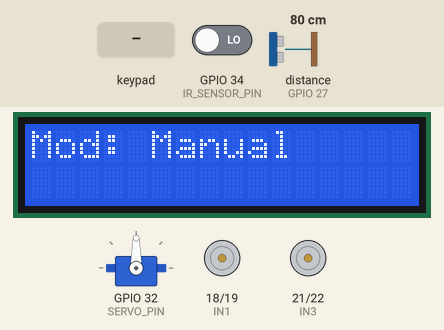
This sketch was run on a simulated ESP32. On the bench: servo, 16×2 character LCD, motor-driver pin pairs drawn as motors (green arrow = first pin HIGH = forward, orange = second pin HIGH = backward, longer = more drive). The test bench sets the inputs (shaded band); at power-on: GPIO 34 (IR_SENSOR_PIN) LOW, distance to the obstacle (sensor on GPIO 27) 80 cm. The echo pulse lasts 58.3 µs per cm; what the sketch prints to the serial monitor is not drawn.

Above: at 1.2 s.
1.3 s: key 'T' pressed
At 2.7 s:
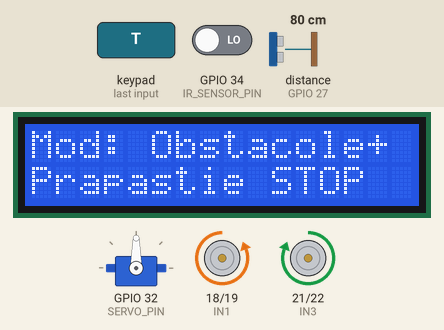
3.5 s: GPIO 34 (IR_SENSOR_PIN) driven HIGH
At 5.8 s:
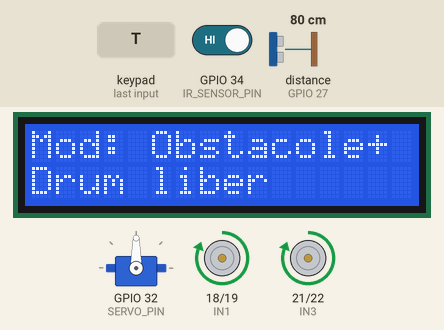
6.5 s: distance to the obstacle (sensor on GPIO 27) set to 22 cm
8.0 s: distance to the obstacle (sensor on GPIO 27) set to 18 cm
At 9.8 s:
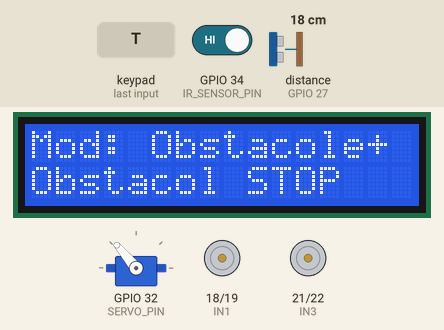
10.1 s: key 'X' pressed
At 10.5 s:
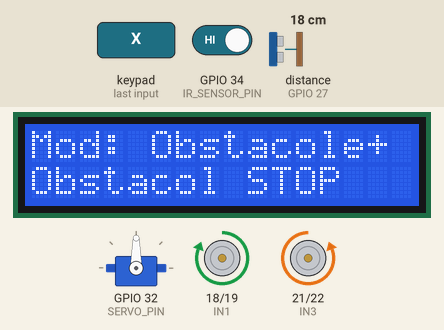
12.1 s: key 'U' pressed
At 12.3 s:
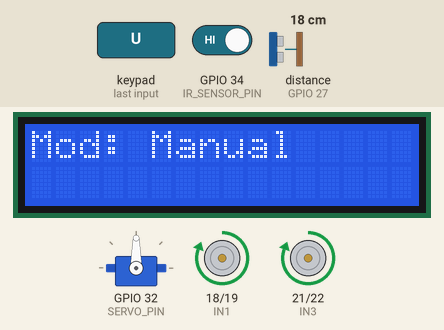
Timing chart, 0 to 15.0 s (numbered marks = the images above; inputs shaded):
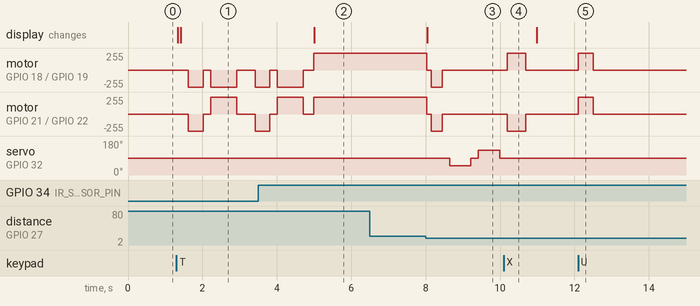

The sketch:

BluetoothCar_v1.1.ino
```cpp
#define CUSTOM_SETTINGS
#define INCLUDE_GAMEPAD_MODULE
#include <DabbleESP32.h>
#include <ESP32Servo.h>
#include <NewPing.h>
#include <Wire.h>
#include <LiquidCrystal_I2C.h>

// LCD setup (SDA=25, SCL=26)
LiquidCrystal_I2C lcd(0x27, 16, 2);

// Motoare
#define IN1 18
#define IN2 19
#define IN3 21
#define IN4 22

// Ultrasunete
#define TRIG_PIN 14
#define ECHO_PIN 27
#define MAX_DISTANCE 200

// Servomotor
#define SERVO_PIN 32

// Senzor IR pentru margine/prăpastie
#define IR_SENSOR_PIN 34

// Configurări
#define MAX_MOTOR_SPEED 255
#define TURN_SPEED 150
#define OBSTACLE_DISTANCE 20

Servo myServo;
NewPing sonar(TRIG_PIN, ECHO_PIN, MAX_DISTANCE);

boolean goesForward = false;
boolean obstacleAvoidanceMode = false;
int distance = 100;
int speedSet = 0;

void setUpPinModes()
{
  pinMode(IN1, OUTPUT);
  pinMode(IN2, OUTPUT);
  pinMode(IN3, OUTPUT);
  pinMode(IN4, OUTPUT);
  pinMode(IR_SENSOR_PIN, INPUT);

  myServo.attach(SERVO_PIN);
  myServo.write(90);
  Serial.println("Servomotor inițiat la 90°");
}

void moveForward()
{
  digitalWrite(IN1, HIGH);
  digitalWrite(IN2, LOW);
  digitalWrite(IN3, HIGH);
  digitalWrite(IN4, LOW);
  Serial.println("Înainte");
}

void moveBackward()
{
  digitalWrite(IN1, LOW);
  digitalWrite(IN2, HIGH);
  digitalWrite(IN3, LOW);
  digitalWrite(IN4, HIGH);
  Serial.println("Înapoi");
}

void turnLeft()
{
  digitalWrite(IN1, LOW);
  digitalWrite(IN2, HIGH);
  digitalWrite(IN3, HIGH);
  digitalWrite(IN4, LOW);
  Serial.println("Stânga");
}

void turnRight()
{
  digitalWrite(IN1, HIGH);
  digitalWrite(IN2, LOW);
  digitalWrite(IN3, LOW);
  digitalWrite(IN4, HIGH);
  Serial.println("Dreapta");
}

void stopMotors()
{
  digitalWrite(IN1, LOW);
  digitalWrite(IN2, LOW);
  digitalWrite(IN3, LOW);
  digitalWrite(IN4, LOW);
  Serial.println("Oprire");
}

int readPing()
{
  delay(70);
  int cm = sonar.ping_cm();
  if (cm == 0)
  {
    cm = MAX_DISTANCE;
  }
  Serial.print("Distanță: ");
  Serial.print(cm);
  Serial.println(" cm");
  return cm;
}

int lookRight()
{
  myServo.write(50);
  delay(500);
  int distance = readPing();
  myServo.write(90);
  return distance;
}

int lookLeft()
{
  myServo.write(130);
  delay(500);
  int distance = readPing();
  myServo.write(90);
  return distance;
}

void avoidObstacles()
{
  int senzorIR = digitalRead(IR_SENSOR_PIN); // LOW = prăpastie
  int distanceR = 0;
  int distanceL = 0;
  distance = readPing();

  if (senzorIR == LOW)
  {
    stopMotors();
    lcd.setCursor(0, 1);
    lcd.print("Prapastie STOP  ");
    delay(200);

    moveBackward();
    delay(400);
    stopMotors();
    delay(200);

    turnLeft(); // Întoarcere completă
    delay(700);
    stopMotors();
    delay(200);
    return;
  }

  if (distance <= OBSTACLE_DISTANCE)
  {
    stopMotors();
    lcd.setCursor(0, 1);
    lcd.print("Obstacol STOP   ");
    delay(100);
    moveBackward();
    delay(300);
    stopMotors();
    delay(200);

    distanceR = lookRight();
    delay(200);
    distanceL = lookLeft();
    delay(200);

    if (distanceR >= distanceL)
    {
      turnRight();
      delay(500);
      stopMotors();
    }
    else
    {
      turnLeft();
      delay(500);
      stopMotors();
    }
  }
  else
  {
    moveForward();
    lcd.setCursor(0, 1);
    lcd.print("Drum liber      ");
  }
}

void setup()
{
  Serial.begin(115200);
  setUpPinModes();
  Dabble.begin("MyBluetoothCar");

  Wire.begin(25, 26); // SDA, SCL
  lcd.init();
  lcd.backlight();
  lcd.setCursor(0, 0);
  lcd.print("Conecteaza-te");
  lcd.setCursor(0, 1);
  lcd.print("sefule ");

  Serial.println("Dabble și LCD inițiate, aștept conectarea...");
}

void loop()
{
  Dabble.processInput();

  if (!Dabble.isAppConnected())
  {
    lcd.setCursor(0, 0);
    lcd.print("Conecteaza-te ");
    lcd.setCursor(0, 1);
    lcd.print("sefule        ");
    delay(1000);
    return;
  }

  static bool wasConnected = false;
  if (!wasConnected)
  {
    lcd.clear();
    lcd.setCursor(0, 0);
    lcd.print("Mod: Manual");
    wasConnected = true;
  }

  // Activare mod evitare obstacole (include și prăpastie)
  if (GamePad.isTrianglePressed())
  {
    Serial.println("Mod obstacole+prapastie activat");
    obstacleAvoidanceMode = true;

    lcd.clear();
    lcd.setCursor(0, 0);
    lcd.print("Mod: Obstacole+");
    lcd.setCursor(0, 1);
    lcd.print("Prapastii       ");
  }

  // Dezactivare
  if (GamePad.isCrossPressed())
  {
    Serial.println("Mod automat oprit, revenire la manual");
    obstacleAvoidanceMode = false;
    stopMotors();

    lcd.clear();
    lcd.setCursor(0, 0);
    lcd.print("Mod: Manual");
  }

  if (obstacleAvoidanceMode)
  {
    avoidObstacles();
    return;
  }

  // Control manual
  if (GamePad.isUpPressed())
  {
    moveForward();
  }
  else if (GamePad.isDownPressed())
  {
    moveBackward();
  }
  else if (GamePad.isLeftPressed())
  {
    turnLeft();
  }
  else if (GamePad.isRightPressed())
  {
    turnRight();
  }
  else
  {
    stopMotors();
  }
}
```

Measured:
- the behaviour switches between 21 and 20 cm on distance to the obstacle (sensor on GPIO 27) (found by bisection; images 2 and 3)
- after the input at 3.5 s, the display: changes after 1.5 s (image 2)
- after the input at 8.0 s, motor on GPIO 18 (IN1) / GPIO 19 (IN2), motor on GPIO 21 (IN3) / GPIO 22 (IN4): forward 255/255 → stopped at once, → backward 255/255 0.12 s later, → stopped 0.30 s later
- after the input at 10.1 s, motor on GPIO 18 (IN1) / GPIO 19 (IN2), motor on GPIO 21 (IN3) / GPIO 22 (IN4): goes on until 10.7 s, then stays stopped; servo on GPIO 32 (SERVO_PIN): stays 90° (without the input it goes to 50° after 1.3 s)
- after the input at 12.1 s, motor on GPIO 18 (IN1) / GPIO 19 (IN2), motor on GPIO 21 (IN3) / GPIO 22 (IN4): stopped → forward 255/255 at once, → stopped 0.40 s later
